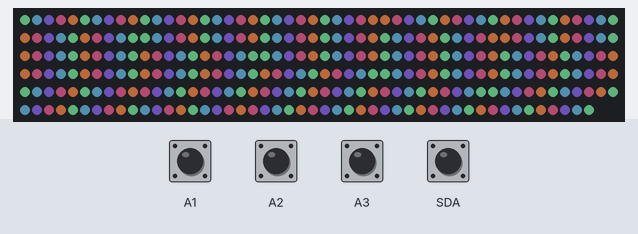
Simulated run of this program. Board: CircuitPython board. Parts: 298 RGB LEDs in strip order, left to right, continuing on the next row. Inputs (shaded band) come from the test bench; at power-on: A1–3, SDA HIGH. Dim RGB values are drawn brighter than linear; random numbers come from a fixed seed.

Above: at 1.2 s.
1.3 s: A1 pulled LOW for 0.25 s
At 1.46 s:
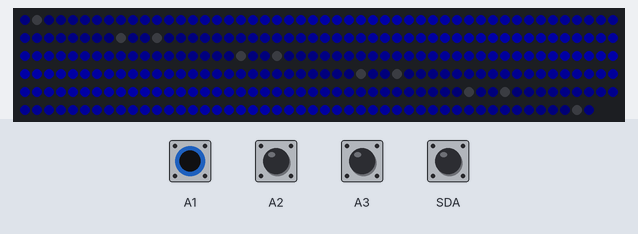
3.4 s: A1 pulled LOW for 1 s
At 3.81 s:
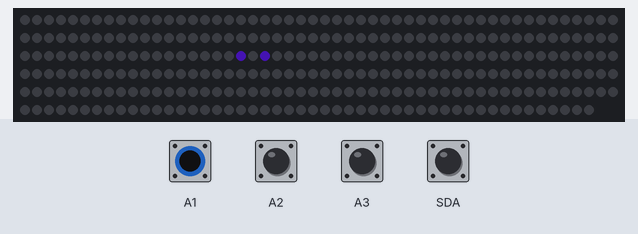
5.9 s: A1 pulled LOW for 0.25 s
8.1 s: A1 pulled LOW for 0.25 s
At 8.54 s:
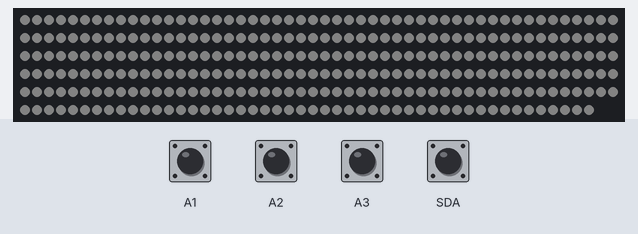
10.3 s: A1 pulled LOW for 1 s
At 10.58 s:
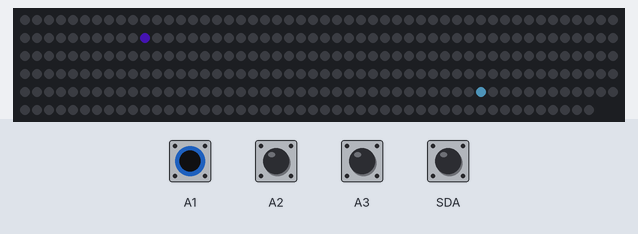
12.8 s: A1 pulled LOW for 0.25 s
At 13.34 s:
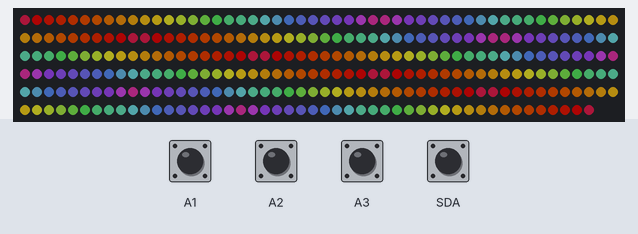

The program:

code.py
```python
"""CircuitPython Essentials NeoPixel example"""
import time
import board
from rainbowio import colorwheel
import neopixel
from digitalio import DigitalInOut, Direction, Pull
from ulab import numpy as np
import random
pixel_pin = board.A0

# Buttons
Button1 = DigitalInOut(board.A1)
Button2 = DigitalInOut(board.A2)
Button3 = DigitalInOut(board.A3)
Button4 = DigitalInOut(board.SDA)
Button1.direction = Direction.INPUT
Button1.pull = Pull.UP
Button2.direction = Direction.INPUT
Button2.pull = Pull.UP
Button3.direction = Direction.INPUT
Button3.pull = Pull.UP
Button4.direction = Direction.INPUT
Button4.pull = Pull.UP
button_vals = {"button1": False, "button2": False, "button3": False, "button4": False}
prev_button_vals = {"prev_1": True, "prev_2": True, "prev_3": True, "prev_4": True}

def read_buttons(prev_button_vals):
    if not Button1.value and prev_button_vals["prev_1"]:
            button_vals["button1"] = True
            prev_button_vals["prev_1"] = False
    elif Button1.value and not prev_button_vals["prev_1"]:
            button_vals["button1"] = False
            prev_button_vals["prev_1"] = True
    if not Button2.value and prev_button_vals["prev_2"]:
            button_vals["button2"] = True
            prev_button_vals["prev_2"] = False
    elif Button2.value and not prev_button_vals["prev_2"]:
            button_vals["button2"] = False
            prev_button_vals["prev_2"] = True
    if not Button3.value and prev_button_vals["prev_3"]:
            button_vals["button3"] = True
            prev_button_vals["prev_3"] = False
    elif Button3.value and not prev_button_vals["prev_3"]:
            button_vals["button3"] = False
            prev_button_vals["prev_3"] = True
    if not Button4.value and prev_button_vals["prev_4"]:
            button_vals["button4"] = True
            prev_button_vals["prev_4"] = False
    elif Button4.value and not prev_button_vals["prev_4"]:
            button_vals["button4"] = False
            prev_button_vals["prev_4"] = True
    return (button_vals, prev_button_vals)

# Set up neopixels
num_pixels = 298
pixels = neopixel.NeoPixel(pixel_pin, num_pixels, brightness=0.3, auto_write=False)

def create_zeros_matrix():
    newMatrix = []
    for i in range(0, 30):
        row = []
        for j in range(0,10):
            row.append((0, 0, 0))
        newMatrix.append(row)
    return newMatrix

RainbowChaseDown = create_zeros_matrix()
BlueWhiteFade = create_zeros_matrix()
twinkle = create_zeros_matrix()
alienAbduction = create_zeros_matrix()
spiral = create_zeros_matrix()
rainbowFade = create_zeros_matrix()
twoSpirial = create_zeros_matrix()
offMatrix = create_zeros_matrix()

# turns a 10x30 matrix into a serial list of rgb values
def remap_flatten(A):
    C = [row[:] for row in A]
    x = [0] * 298
    for i in range(0,10):
        if not i % 2 == 0:
                flip = [0] * 30
                for j in range(0, 30):
                    flip[j] = C[j][i]
                fliped = flip[::-1]
                for j in range(0, 30):
                    C[j][i] = fliped[j]
        else:

            for j in range(0, 30):
                C[j][i] = A[j][i]

    for i in range(0,10):
            for j in range(0,30):
                index = i * 30 + j
                if index < 209:
                    x[index] = C[j][i]
                elif index > 209 and index < 269:
                    x[index-1] = C[j][i]
                elif index > 269 and index < 300:
                    x[index-2] = C[j][i]
    return x

# patterns
def color_chase(color, wait):
    for i in range(num_pixels):
        pixels[i] = color
        time.sleep(wait)
        pixels.show()
    time.sleep(0.5)


def rainbow_cycle(wait):
    for j in range(255):
        for i in range(num_pixels):
            rc_index = (i * 256 // num_pixels) + j
            pixels[i] = colorwheel(rc_index & 255)
        pixels.show()
        time.sleep(wait)

for j in range(0,30, 5):
    for i in range(0,10):
        RainbowChaseDown[j][i] = (204, 84, 129)
        RainbowChaseDown[j+1][i] = (252, 142, 78)
        RainbowChaseDown[j+2][i] = (106, 202, 137)
        RainbowChaseDown[j+3][i] = (85, 147, 182)
        RainbowChaseDown[j+4][i] = (136, 101, 229)

for j in range(0, 30):
    j2 = j*5
    if j2 > 255: j2 =255
    for i in range(0,10):
        BlueWhiteFade[j][i] = (0, 0, j2)

for i in range(0,10):
    rainbowFade[0][i] = (166, 5, 5)
    rainbowFade[01][i] = (171,19, 4)
    rainbowFade[2][i] = (176, 33, 3)
    rainbowFade[3][i] = (181, 47,3)
    rainbowFade[4][i] = (186, 61, 1)
    rainbowFade[5][i] = (191, 77, 1)
    rainbowFade[6][i] = (196, 99, 6)
    rainbowFade[7][i] = (201, 121, 11)
    rainbowFade[8][i] = (206, 142, 16)
    rainbowFade[9][i] = (211, 164,21)
    rainbowFade[10][i] = (217, 185, 26)
    rainbowFade[11][i] = (186, 181, 34)
    rainbowFade[12][i] = (155, 177, 42)
    rainbowFade[13][i] = (124, 173, 50)
    rainbowFade[14][i] = (92, 169, 58)
    rainbowFade[15][i] = (60, 166, 67)
    rainbowFade[16][i] = (64, 158, 97)
    rainbowFade[17][i] = (66, 154, 110)
    rainbowFade[18][i] = (68,150, 121)
    rainbowFade[19][i] = (72,142,145)
    rainbowFade[20][i] = (76,134,169)
    rainbowFade[21][i] = (78, 124, 217)
    rainbowFade[22][i] = (91,112,217)
    rainbowFade[23][i] = (104,100,217)
    rainbowFade[24][i] = (117,88,217)
    rainbowFade[25][i] = (130,76,217)
    rainbowFade[26][i] = (141, 65, 217)
    rainbowFade[27][i] = (147,50,164)
    rainbowFade[28][i] = (153,35,110)
    rainbowFade[29][i] = (159,20,56)

staticSpiral = [[(76, 23, 191),0,0,0,0,(97, 186, 230),0,0,0,0],
    [0,(76, 23, 191),0,0,0,0,(97, 186, 230),0,0,0,],
    [0,0,(76, 23, 191),0,0,0, 0,(97, 186, 230),0,0],
    [0,0,0,(76, 23, 191),0,0,0,0,(97, 186, 230),0],
    [0,0,0,0,(76, 23, 191),0,0,0,0,(97, 186, 230)],
    [(97, 186, 230),0,0,0,0,(76, 23, 191),0,0,0,0],
    [0,(97, 186, 230),0,0,0,0,(76, 23, 191),0,0,0],
    [0,0,(97, 186, 230),0,0,0,0,(76, 23, 191),0,0],
    [0,0,0,(97, 186, 230),0,0,0,0,(76, 23, 191),0],
    [0,0,0,0,(97, 186, 230),0,0,0,0,(76, 23, 191)],
    [(76, 23, 191),0,0,0,0,(97, 186, 230),0,0,0,0],
    [0,(76, 23, 191),0,0, 0,0,(97, 186, 230),0,0,0,],
    [0,0,(76, 23, 191),0,0,0, 0,(97, 186, 230),0,0],
    [0,0,0,(76, 23, 191),0,0,0,0,(97, 186, 230),0],
    [0,0,0,0,(76, 23, 191),0,0,0,0,(97, 186, 230)],
    [(97, 186, 230),0,0,0,0,(76, 23, 191),0,0,0,0],
    [0,(97, 186, 230),0,0,0,0,(76, 23, 191),0,0,0],
    [0,0,(97, 186, 230),0,0,0,0,(76, 23, 191),0,0],
    [0,0,0,(97, 186, 230),0,0,0,0,(76, 23, 191),0],
    [0,0,0,0,(97, 186, 230),0,0,0,0,(76, 23, 191)],
    [(76, 23, 191),0,0,0,0,(97, 186, 230),0,0,0,0],
    [0,(76, 23, 191),0,0, 0,0,(97, 186, 230),0,0,0,],
    [0,0,(76, 23, 191),0,0,0, 0,(97, 186, 230),0,0],
    [0,0,0,(76, 23, 191),0,0,0,0,(97, 186, 230),0],
    [0,0,0,0,(76, 23, 191),0,0,0,0,(97, 186, 230)],
    [(97, 186, 230),0,0,0,0,(76, 23, 191),0,0,0,0],
    [0,(97, 186, 230),0,0,0,0,(76, 23, 191),0,0,0],
    [0,0,(97, 186, 230),0,0,0,0,(76, 23, 191),0,0],
    [0,0,0,(97, 186, 230),0,0,0,0,(76, 23, 191),0],
    [0,0,0,0,(97, 186, 230),0,0,0,0,(76, 23, 191)]]

spiralNewRow = [(76, 23, 191),0,0,0,0,0,0,0,0,0]
twoSpiralNewRow = [(76, 23, 191),0,0,0,0,(97, 186, 230),0,0,0,0]

rainbowFadeColor = (166, 5, 5)
rainbowFadeColors = [(166, 5, 5), (191, 77, 11), (217, 185, 26), (60, 166, 67), (78, 124, 217), (141, 65, 217)]
rainbowFadePosition = 0
rainbowCount = 0
down = True
blueVal = 0
mode = 0


alienStripesCount = 0
photos = False
display = False
displayTimer = 0
off = True


while True:
    button_vals, prev_button_vals = read_buttons(prev_button_vals)


    if display:
        displayTimer += 1
        if displayTimer % 50 == 0:
            mode +=2
            if mode > 13:
                mode = 0
    else:
        if button_vals["button1"]:
            if photos:
                mode += 1
            else:
                mode += 2
            if mode >13:
                mode = 0


    if mode == 0:
        B = [0] * 10
        for i in range(0, 10):
            B[i] = RainbowChaseDown[29][i]
        for row in range(0, 30):
            rowReversed = 30 - row -1
            if rowReversed > 0:
                for i in range(0, 10):
                    RainbowChaseDown[rowReversed][i] = RainbowChaseDown[rowReversed - 1][i]
            elif rowReversed == 0:
                for i in range(0, 10):
                    RainbowChaseDown[rowReversed][i] = B[i]
        time.sleep(0.25)
        x = remap_flatten(RainbowChaseDown)
    elif mode == 1:
        x = x
    elif mode == 2:
        newMatrix = []

        if blueVal < 10:
            down = True
        elif blueVal > 245:
            down = False
        if down:
            blueVal = BlueWhiteFade[0][0][2] + 10
        else:
            blueVal = BlueWhiteFade[0][0][2] - 10
        newRow = [(0, 0, blueVal)] * 10
        newMatrix.append(newRow)
        for i in range(0,29):
            newMatrix.append(BlueWhiteFade[i])
        BlueWhiteFade = newMatrix
        x = remap_flatten(BlueWhiteFade)
    elif mode == 3:
        x=x
    elif mode == 4:
        newMatrix = []
        newRow = []
        newRow.append(spiralNewRow[8])
        newRow.append(spiralNewRow[9])
        for i in range(0,9):
            newRow.append(spiralNewRow[i])
        newMatrix.append(newRow)
        spiralNewRow = newRow
        for j in range(0,29):
            shifted = []
            shifted.append(spiral[j][9])
            for i in range(0,9):
                shifted.append(spiral[j][i])
            newMatrix.append(shifted)
        spiral = newMatrix
        x = remap_flatten(spiral)
    elif mode == 5:
        x=x
    elif mode == 6:
        newMatrix = []
        color = (0,0,0)
        if alienStripesCount > 17:
            alienStripesCount = 0
        if alienStripesCount == 0:
            color = (12, 242, 93)
            alienStripesCount += 1
        elif alienStripesCount == 4:
            color = (3, 140, 62)
            alienStripesCount += 1
        elif alienStripesCount == 8:
            color = (2, 115, 94)
            alienStripesCount += 1
        elif alienStripesCount == 12:
            color = (2, 89, 81)
            alienStripesCount += 1
        elif alienStripesCount == 16:
            color = (3, 65, 89)
            alienStripesCount += 1
        else:
            color = (0, 0, 0)
            alienStripesCount += 1
        newRow = [color] * 10
        newMatrix.append(newRow)
        for i in range(0,29):
            newMatrix.append(alienAbduction[i])
        alienAbduction = newMatrix
        x = remap_flatten(alienAbduction)
    elif mode == 7:
        x=x
    elif mode == 8:
        col = random.randint(0, 9)
        row = random.randint(0, 29)
        twinkle[row][col] = (5,5,5)
        col = random.randint(0, 9)
        row = random.randint(0, 29)
        twinkle[row][col] = (5,5,5)
        for j in range(0,30):
            for i in range(0,10):
                current = twinkle[j][i]
                if not current == 0 and current[0] <=180:
                    new = current[0] + 10
                    twinkle[j][i] = twinkle[j][i] = (new, new, new)
                elif not current == 0 and current[0] > 180:
                    twinkle[j][i] = (0,0,0)
        x = remap_flatten(twinkle)
    elif mode == 9:
        x=x
    elif mode == 10:
        newMatrix = []
        newRow = []
        newRow.append(twoSpiralNewRow[8])
        newRow.append(twoSpiralNewRow[9])
        for i in range(0,9):
            newRow.append(twoSpiralNewRow[i])
        newMatrix.append(newRow)
        twoSpiralNewRow = newRow
        for j in range(0,29):
            shifted = []
            shifted.append(twoSpirial[j][9])
            for i in range(0,9):
                shifted.append(twoSpirial[j][i])
            newMatrix.append(shifted)
        twoSpirial = newMatrix
        x = remap_flatten(twoSpirial)
    elif mode == 11:
        x = x
    elif mode == 12:
        B = [0] * 10
        for i in range(0, 10):
            B[i] = rainbowFade[29][i]
        for row in range(0, 30):
            rowReversed = 30 - row -1
            if rowReversed > 0:
                for i in range(0, 10):
                    rainbowFade[rowReversed][i] = rainbowFade[rowReversed - 1][i]
            elif rowReversed == 0:
                for i in range(0, 10):
                    rainbowFade[rowReversed][i] = B[i]
        time.sleep(0.25)
        x = remap_flatten(rainbowFade)
    elif mode == 13:
        x=x
    elif mode == 14:
        x = remap_flatten(offMatrix)
    for i in range(0, 298):
        pixels[i] = x[i]
    pixels.show()

    button_vals = {"button1": False, "button2": False, "button3": False, "button4": False}
    time.sleep(0.15)
```
